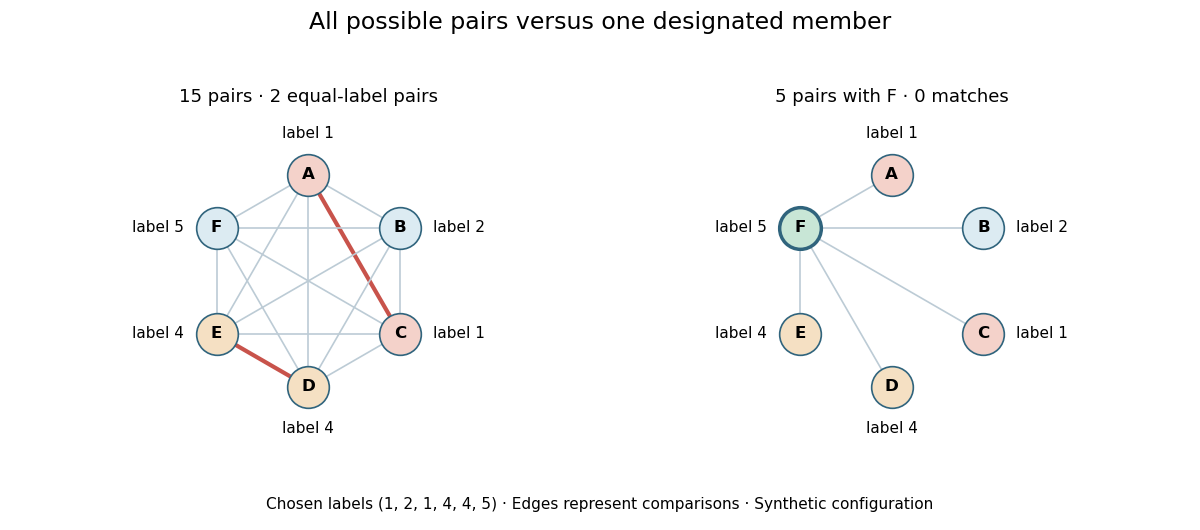

Python code for this plot:
"""Original all-pairs and designated-member example; matching PNG to cwd."""
from pathlib import Path
from itertools import combinations

import matplotlib
matplotlib.use("Agg")
import matplotlib.pyplot as plt
import numpy as np


def main():
    labels=[1,2,1,4,4,5];names=list("ABCDEF")
    angles=np.pi/2-np.arange(6)*2*np.pi/6
    positions=np.column_stack([np.cos(angles),np.sin(angles)])
    all_pairs=list(combinations(range(6),2));star=[(i,5) for i in range(5)]
    assert len(all_pairs)==15 and len(star)==5
    assert [(i,j) for i,j in all_pairs if labels[i]==labels[j]]==[(0,2),(3,4)]
    assert all(labels[i]!=labels[j] for i,j in star)
    fig,axes=plt.subplots(1,2,figsize=(12,5.3),dpi=100,facecolor="white")
    fig.suptitle("All possible pairs versus one designated member",fontsize=17)
    for ax,pairs,designated in zip(axes,[all_pairs,star],[False,True]):
        for i,j in pairs:
            matched=labels[i]==labels[j]
            points=positions[[i,j]]
            ax.plot(points[:,0],points[:,1],color="#c8534b" if matched else "#bccbd5",lw=3 if matched else 1.2,zorder=1)
        for i,(x,y) in enumerate(positions):
            color="#f4d2ca" if labels[i]==1 else "#f5e0c3" if labels[i]==4 else "#dcebf2"
            if designated and i==5:color="#c8e6d6"
            ax.scatter([x],[y],s=900,color=color,edgecolor="#30647d",lw=2.5 if designated and i==5 else 1.2,zorder=3)
            ax.text(x,y,names[i],ha="center",va="center",fontsize=12,weight="bold",zorder=4)
            offset=(0,30) if i==0 else (0,-30) if i==3 else (42,0) if i in [1,2] else (-42,0)
            ax.annotate(f"label {labels[i]}",(x,y),xytext=offset,textcoords="offset points",ha="center",va="center",fontsize=11)
        ax.set_aspect("equal")
        ax.set(xlim=(-1.65,1.65),ylim=(-1.65,1.65))
        ax.axis("off")
        ax.set_title("15 pairs · 2 equal-label pairs" if not designated else "5 pairs with F · 0 matches",fontsize=13,pad=3)
    fig.text(.5,.04,"Chosen labels (1, 2, 1, 4, 4, 5) · Edges represent comparisons · Synthetic configuration",ha="center",fontsize=11)
    fig.subplots_adjust(left=.04,right=.96,bottom=.14,top=.80,wspace=.12)
    fig.savefig(Path.cwd()/Path(__file__).with_suffix(".png").name,facecolor="white",transparent=False)
    plt.close(fig)


if __name__=="__main__":
    main()
